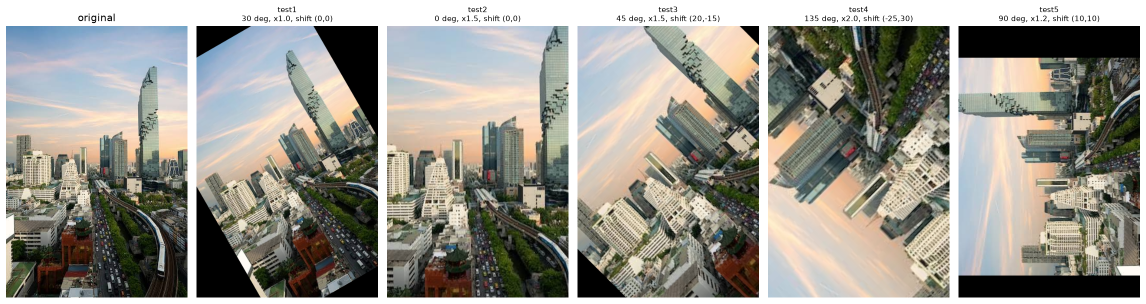
#> input picture results/step1_test_images.png, 2292 x 607 px, given in place of original.jpg, which was not available (shown at 1/2 size)
$ python step5_align_and_overlay.py
#> lines starting #> are read from the running program, lines starting #| are printed output that depends on the picture; after the words box and inside, x2 and y2 are one past the last pixel; in counts of white or black regions, pixels touching at a corner belong together
"""
Step 5 - Put each test photo BACK on top of the original, and show they line up.

Simple idea:
  Step 4 told us how each test photo was changed (turn, zoom, shift).
  Now we do the OPPOSITE: un-shift, un-zoom, un-turn the test photo.
  If our numbers are right, it lands exactly on top of the original.

How we show it (color overlay):
  - original photo  -> drawn in RED
  - fixed test photo -> drawn in GREEN + BLUE (cyan)
  - where they line up, red + cyan = GRAY (looks normal)
  - where they do NOT line up, you see RED and CYAN edges ("double picture")

We also measure:
  - difference BEFORE fixing   (test photo straight on top of the original)
  - difference AFTER fixing     (with our Step 4 numbers)
  - difference with the TRUE numbers (best possible)
  - "pixels off": on average, how far each pixel lands from where it should be

Output:
  images/aligned/testN_aligned.png   the fixed test photos
  results/step5_overlay.png          before / after color overlays
  results/step5_results.json         the numbers
"""

import json
import os

import cv2
import matplotlib.pyplot as plt
import numpy as np

TRUTH_PATH = "results/test_cases.json"
FOUND_PATH = "results/step4_results.json"
OUT_IMAGE_DIR = "images/aligned"
OUT_DIR = "results"


def make_matrix(width, height, angle, scale, shift_x, shift_y):
    """The same recipe as Step 1: turn + zoom around the middle, then shift.
    (original -> test photo)"""
    m = cv2.getRotationMatrix2D((width / 2, height / 2), angle, scale)
    m[0, 2] += shift_x
    m[1, 2] += shift_y
    return m


def undo(test_img, matrix, width, height):
    """Do the recipe BACKWARDS: test photo -> original position.
    WARP_INVERSE_MAP tells OpenCV to use the opposite of the matrix."""
    return cv2.warpAffine(test_img, matrix, (width, height),
                          flags=cv2.INTER_LINEAR | cv2.WARP_INVERSE_MAP,
                          borderMode=cv2.BORDER_CONSTANT, borderValue=0)


def coverage_mask(matrix, width, height):
    """Which pixels of the fixed photo really came from the test photo
    (and are not black empty area)."""
    ones = np.full((height, width), 255, np.uint8)
    back = cv2.warpAffine(ones, matrix, (width, height),
                          flags=cv2.INTER_NEAREST | cv2.WARP_INVERSE_MAP,
                          borderMode=cv2.BORDER_CONSTANT, borderValue=0)
    return back > 0


def difference(a, b, mask):
    """Average brightness difference (0 = identical) inside the mask."""
    return float(np.abs(a.astype(np.float32) - b.astype(np.float32))[mask].mean())


def pixels_off(m_found, m_true, visible):
    """On average, how many pixels apart each VISIBLE point of the fixed photo is
    from where it should be (measured in original-photo pixels).
    We only use pixels the test photo really shows (zoomed photos show only the middle)."""
    inv_found = cv2.invertAffineTransform(m_found)
    inv_true = cv2.invertAffineTransform(m_true)
    ys, xs = np.nonzero(visible)
    pts = np.stack([xs, ys, np.ones(xs.size)]).astype(np.float64)
    return float(np.linalg.norm(inv_found @ pts - inv_true @ pts, axis=0).mean())


def color_overlay(original_gray, other_gray):
    """Red = original, cyan = other. Same picture -> gray."""
    return np.dstack([original_gray, other_gray, other_gray])


def main():
    os.makedirs(OUT_IMAGE_DIR, exist_ok=True)
    with open(TRUTH_PATH) as f:
#> (reads results/test_cases.json from the repository)
        truth = json.load(f)
    with open(FOUND_PATH) as f:
#> (reads results/step4_results.json from the repository)
        found = {r["name"]: r for r in json.load(f)}

    original = cv2.imread(truth["original"], cv2.IMREAD_GRAYSCALE)
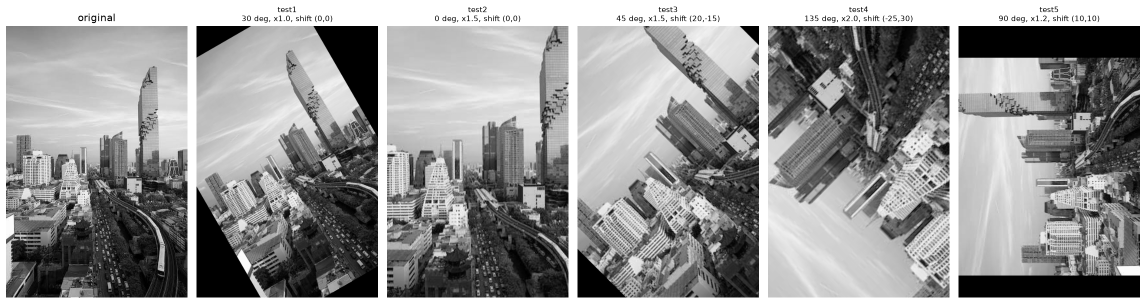
#> original: shape (607, 2292) (shown at 1/2 size); min 0, max 255, mean 148.3
    h, w = original.shape
#> h = 607; w = 2292

    print(f"{'test':6} {'before':>8} {'after (ours)':>13} {'after (true)':>13} {'pixels off':>11} | verdict")
    print("-" * 70)

    rows, results = [], []
    for t in truth["tests"]:
        f = found[t["name"]]
        test = cv2.imread(t["file"], cv2.IMREAD_GRAYSCALE)
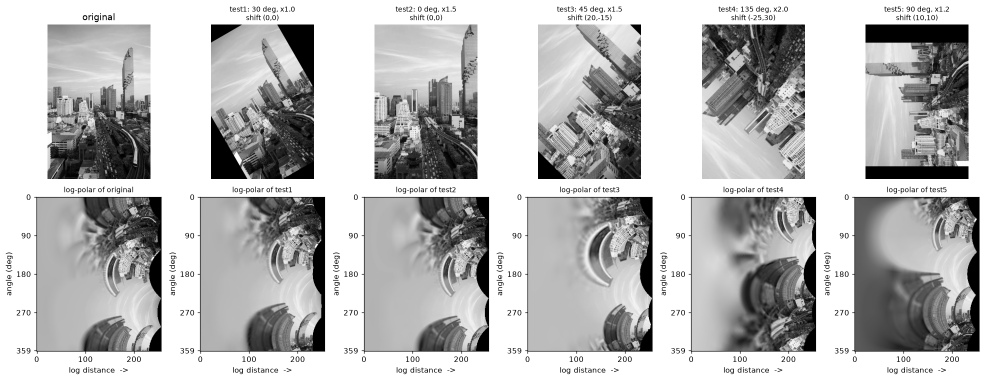
#> input picture results/step2_log_polar.png, 1969 x 760 px, given in place of test1.png, which was not available (shown at 1/2 size)
#> test is the input picture: shape (760, 1969); min 0, max 255, mean 185.7

        m_found = make_matrix(w, h, f["angle_found"], f["scale_found"], *f["shift_found"])
        m_true = make_matrix(w, h, t["angle"], t["scale"], t["shift_x"], t["shift_y"])

        fixed = undo(test, m_found, w, h)
#> in undo, `return cv2.warpAffine(test_img, matrix, (width, height), flags=cv2.INT..`:
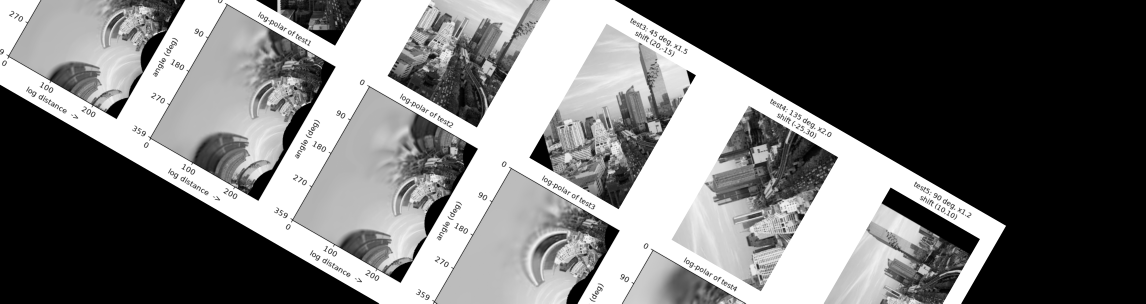
#> returned value: shape (607, 2292) (shown at 1/2 size); min 0, max 255, mean 116.7
        fixed_true = undo(test, m_true, w, h)
        cv2.imwrite(os.path.join(OUT_IMAGE_DIR, f"{t['name']}_aligned.png"), fixed)

        # only compare where the test photo really has picture (not black empty area)
        mask = coverage_mask(m_found, w, h) & coverage_mask(m_true, w, h)
#> in coverage_mask, `back = cv2.warpAffine(ones, matrix, (width, height), flags=cv2.INTER_N..`: ones: shape (607, 2292); every value is 255
        mask_before = test > 0
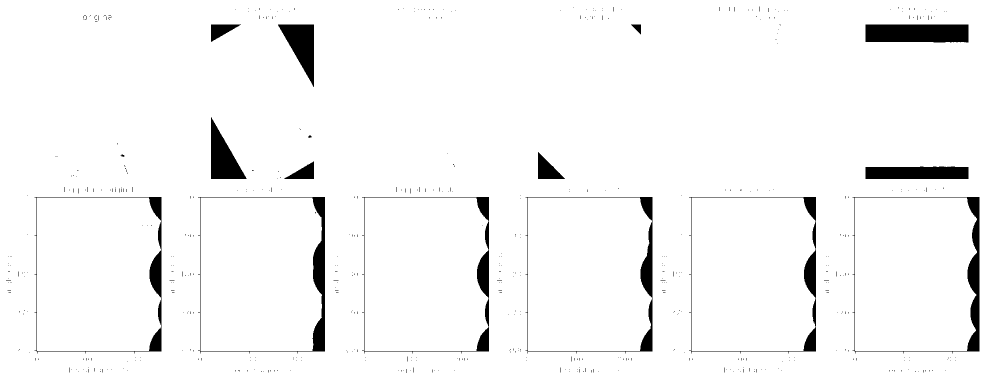
#> mask_before: shape (760, 1969) bool (shown at 1/2 size); 96.2% white; 552 black regions (536 under 20 px), largest, box (x1, y1, x2, y2) and area: (1731, 49, 1937, 85) 7248, (396, 394, 650, 707) 5757, (1705, 394, 1959, 707) 5720

        d_before = difference(original, test, mask_before)
        d_after = difference(original, fixed, mask)
        d_true = difference(original, fixed_true, mask)
        off = pixels_off(m_found, m_true, mask_before)
        ok = off < 3.0

        print(f"{t['name']:6} {d_before:8.1f} {d_after:13.1f} {d_true:13.1f} {off:9.2f}px | "
              f"{'LINED UP' if ok else 'NOT lined up'}")

        results.append({"name": t["name"], "difference_before": round(d_before, 2),
                        "difference_after_ours": round(d_after, 2),
                        "difference_after_true": round(d_true, 2),
                        "pixels_off": round(off, 2), "lined_up": bool(ok)})
        rows.append((t, test, fixed, d_before, d_after, off))

    with open(os.path.join(OUT_DIR, "step5_results.json"), "w") as fp:
        json.dump(results, fp, indent=2)
    print("\nSaved results/step5_results.json")

    # ---- Figure: one row per test ----
    n = len(rows)
    fig, axes = plt.subplots(n, 4, figsize=(11, 3.6 * n))
    for r, (t, test, fixed, d_before, d_after, off) in enumerate(rows):
        axes[r, 0].imshow(test, cmap="gray")
        axes[r, 0].set_title(f"{t['name']}: test photo\n({t['angle']} deg, x{t['scale']}, "
                             f"shift {t['shift_x']},{t['shift_y']})", fontsize=9)
        axes[r, 1].imshow(color_overlay(original, test))
        axes[r, 1].set_title(f"BEFORE: test on top of original\ndifference {d_before:.1f}", fontsize=9)
        axes[r, 2].imshow(fixed, cmap="gray")
        axes[r, 2].set_title("test photo FIXED\n(un-turn, un-zoom, un-shift)", fontsize=9)
        axes[r, 3].imshow(color_overlay(original, fixed))
        axes[r, 3].set_title(f"AFTER: fixed on top of original\ndifference {d_after:.1f}, "
                             f"{off:.1f} px off", fontsize=9)
        for ax in axes[r]:
            ax.axis("off")
    fig.suptitle("Red = original, cyan = test.  Gray = lined up.  Red/cyan edges = NOT lined up.\n"
                 "Plain red = part of the original that the test photo does not show.",
                 fontsize=12, y=1.01)
    plt.tight_layout()
    out = os.path.join(OUT_DIR, "step5_overlay.png")
    plt.savefig(out, dpi=90, bbox_inches="tight")
    plt.close()
    print(f"Saved {out}")


if __name__ == "__main__":
#> (the run stopped early here; a loop or call above may not have finished)
